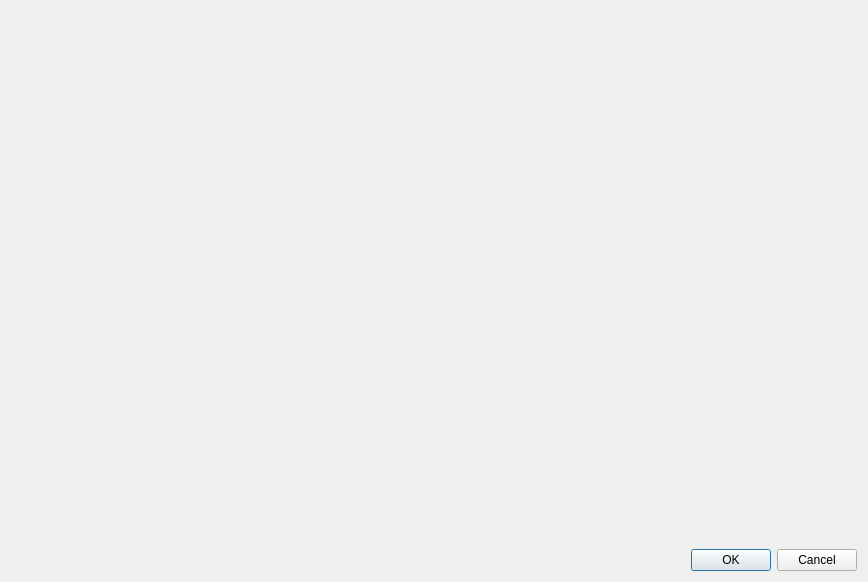
<?xml version="1.0" encoding="UTF-8"?>
<ui version="4.0">
 <class>Dialog</class>
 <widget class="QDialog" name="Dialog">
  <property name="geometry">
   <rect>
    <x>0</x>
    <y>0</y>
    <width>868</width>
    <height>582</height>
   </rect>
  </property>
  <property name="windowTitle">
   <string>Dialog</string>
  </property>
  <layout class="QVBoxLayout" name="verticalLayout">
   <item>
    <widget class="QgsExpressionBuilderWidget" name="mExpressionBuilderWidget"/>
   </item>
   <item>
    <widget class="QDialogButtonBox" name="buttonBox">
     <property name="orientation">
      <enum>Qt::Horizontal</enum>
     </property>
     <property name="standardButtons">
      <set>QDialogButtonBox::Cancel|QDialogButtonBox::Ok</set>
     </property>
    </widget>
   </item>
  </layout>
 </widget>
 <customwidgets>
  <customwidget>
   <class>QgsExpressionBuilderWidget</class>
   <extends>QWidget</extends>
   <header>qgsexpressionbuilderwidget.h</header>
   <container>1</container>
  </customwidget>
 </customwidgets>
 <resources/>
 <connections>
  <connection>
   <sender>buttonBox</sender>
   <signal>accepted()</signal>
   <receiver>Dialog</receiver>
   <slot>accept()</slot>
   <hints>
    <hint type="sourcelabel">
     <x>248</x>
     <y>254</y>
    </hint>
    <hint type="destinationlabel">
     <x>157</x>
     <y>274</y>
    </hint>
   </hints>
  </connection>
  <connection>
   <sender>buttonBox</sender>
   <signal>rejected()</signal>
   <receiver>Dialog</receiver>
   <slot>reject()</slot>
   <hints>
    <hint type="sourcelabel">
     <x>316</x>
     <y>260</y>
    </hint>
    <hint type="destinationlabel">
     <x>286</x>
     <y>274</y>
    </hint>
   </hints>
  </connection>
 </connections>
</ui>
